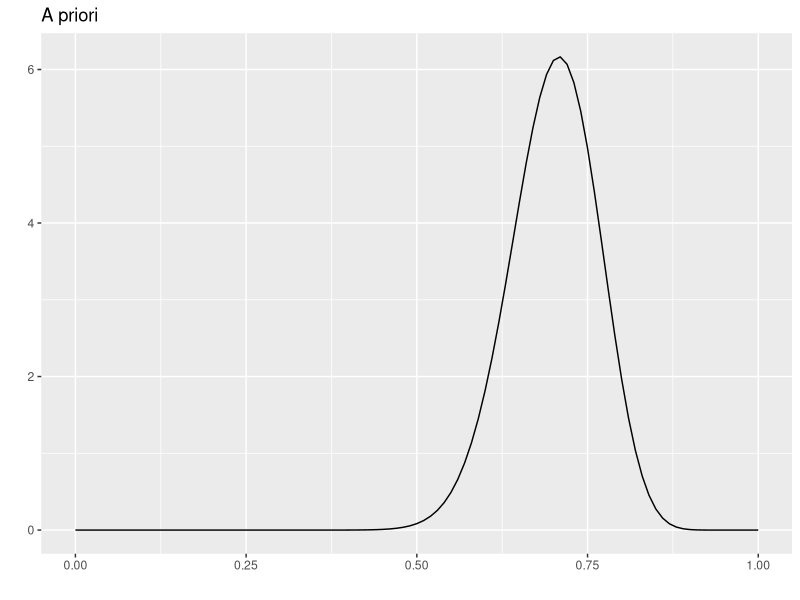
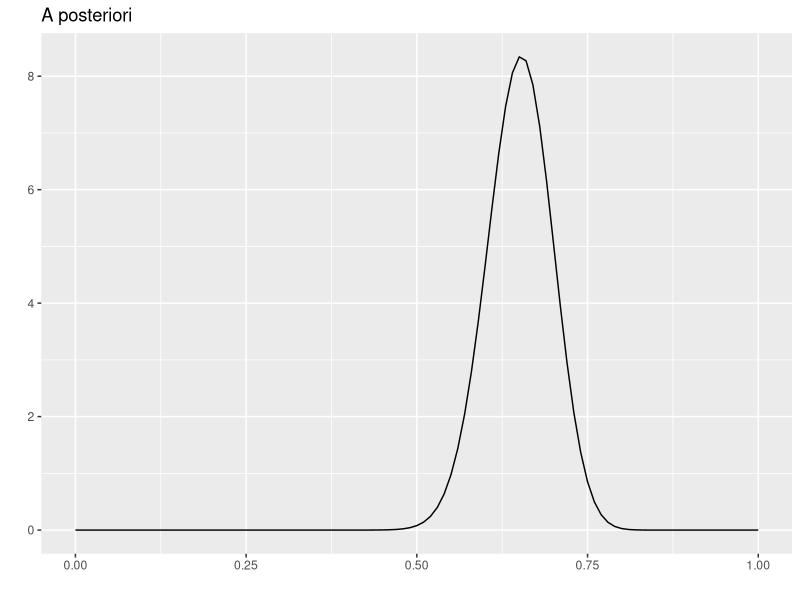
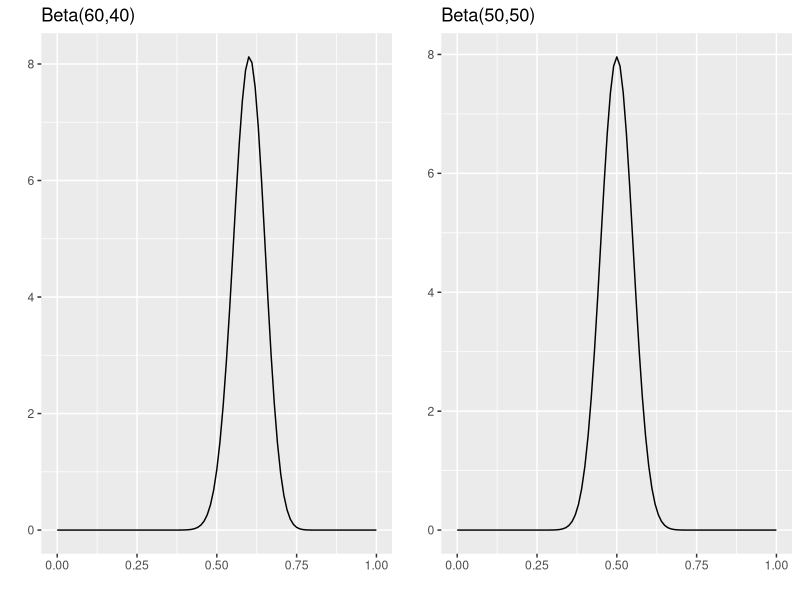
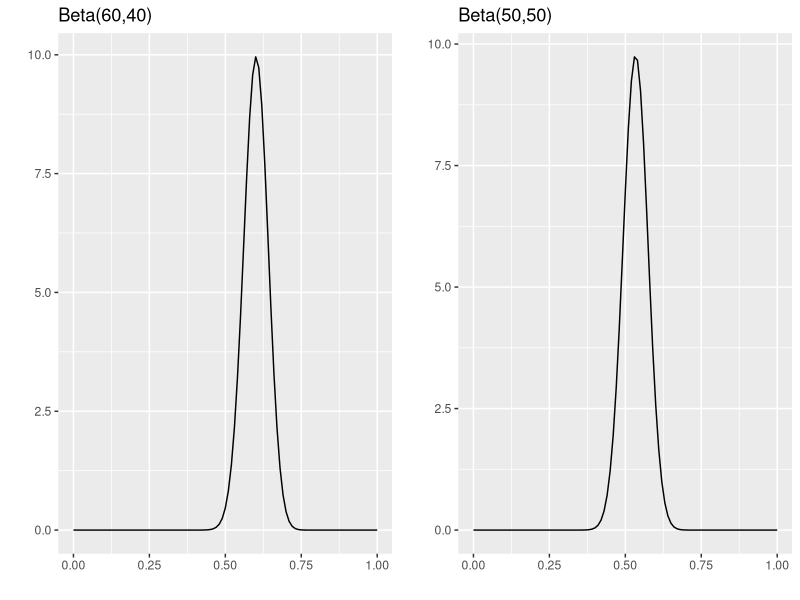

These charts were generated, in order, by the following R code:
## ---- chunk 1
library(tidyverse)
library(ggplot2)
library(gridExtra)
## ---- chunk 2

N <-  50
m <-  0.7
a <-  m*N
b <-  (1-m)*N

priori <- ggplot(tibble(x = c(0,1)), aes(x)) +
  stat_function(fun = dbeta, args = list(a,b)) +
  labs(title = "A priori",
    x = "",
    y = "")

priori

## ---- chunk 3

# Supongamos z
z = 30

post <- ggplot(tibble(x = c(0,1)), aes(x)) +
  stat_function(fun = dbeta, args = list(z+a,N-z+b)) +
  labs(title = "A posteriori",
    x = "",
    y = "")

post
## ---- chunk 4

priori_comp1 <- ggplot(tibble(x = c(0,1)), aes(x)) +
  stat_function(fun = dbeta, args = list(60,40)) +
  labs(title = "Beta(60,40)",
    x = "",
    y = "")

priori_comp2 <- ggplot(tibble(x = c(0,1)), aes(x)) +
  stat_function(fun = dbeta, args = list(50,50)) +
  labs(title = "Beta(50,50)",
    x = "",
    y = "")

grid.arrange(priori_comp1, priori_comp2, nrow = 1)

## ---- chunk 5
post_comp1 <- ggplot(tibble(x = c(0,1)), aes(x)) +
  stat_function(fun = dbeta, args = list(z + 60,N - z +40)) +
  labs(title = "Beta(60,40)",
    x = "",
    y = "")

post_comp2 <- ggplot(tibble(x = c(0,1)), aes(x)) +
  stat_function(fun = dbeta, args = list(z + 50,N - z +50)) +
  labs(title = "Beta(50,50)",
    x = "",
    y = "")

grid.arrange(post_comp1, post_comp2, nrow = 1)
